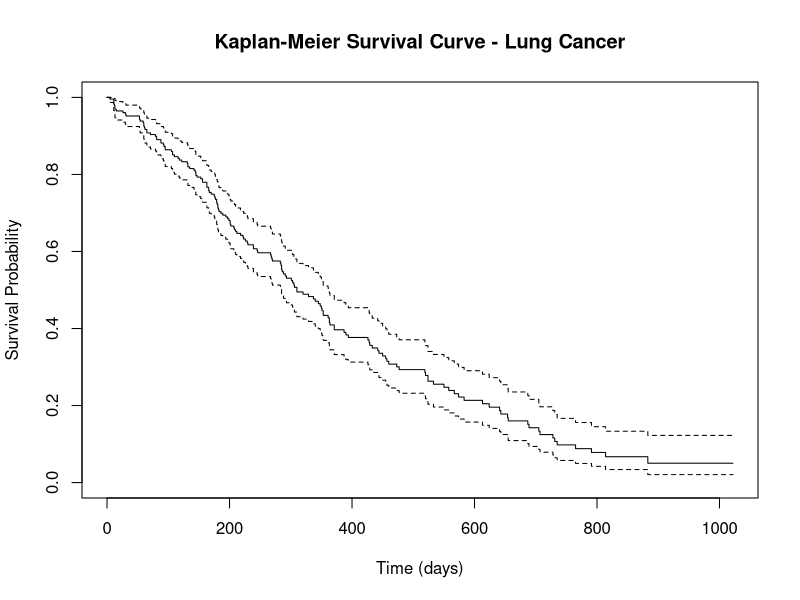
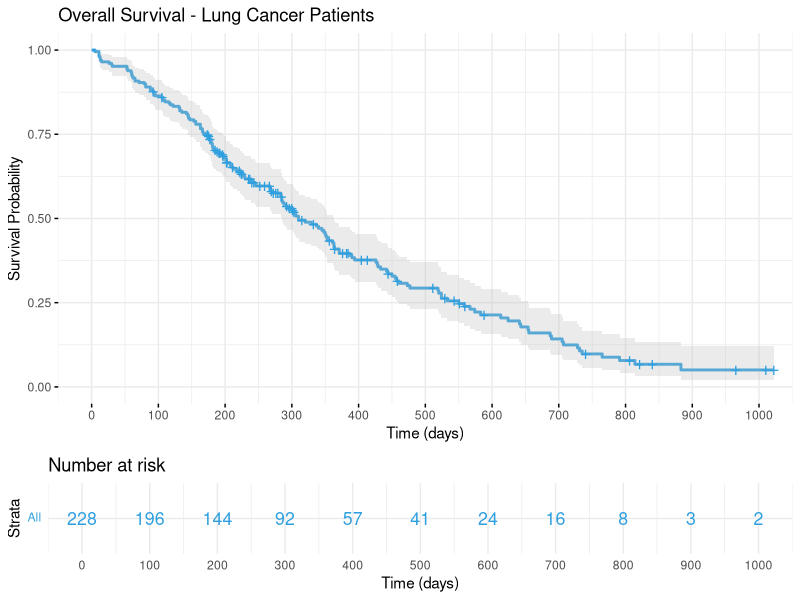
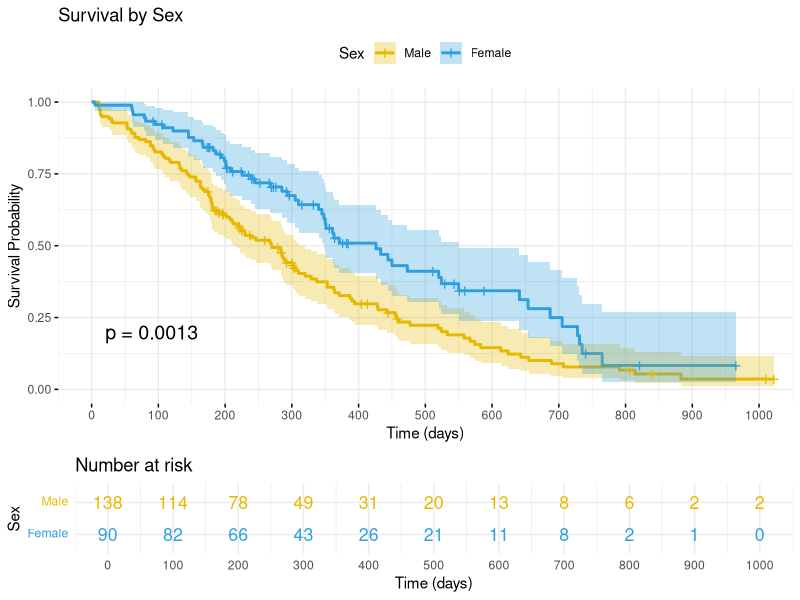

Generate these figures, in order, with R: (Note: this script raises an error after producing the figures.)
# Load required packages
# If not installed, run: install.packages(c("survival", "survminer"))
library(survival)
library(survminer)
library(dplyr)
library(ggplot2)

# ==============================================================================
# 1. LOAD AND EXPLORE THE DATA
# ==============================================================================

# We'll use the 'lung' dataset from the survival package
# This is a real dataset from the North Central Cancer Treatment Group
data(lung)

# View first few rows
head(lung)

# Check structure
str(lung)

# Summary statistics
summary(lung)

# Data description:
# inst: Institution code
# time: Survival time in days
# status: censoring status (1=censored, 2=dead)
# age: Age in years
# sex: Male=1, Female=2
# ph.ecog: ECOG performance score (0=good, 5=dead)
# ph.karno: Karnofsky performance score (0=bad, 100=good)
# pat.karno: Karnofsky performance score rated by patient
# meal.cal: Calories consumed at meals
# wt.loss: Weight loss in last six months

# Check for missing data
colSums(is.na(lung))

# ==============================================================================
# 2. DATA PREPARATION
# ==============================================================================

# Create a working dataset
lung_clean <- lung %>%
  # Recode status: survival package expects 0=censored, 1=event
  # Original data has 1=censored, 2=dead, so we subtract 1
  mutate(
    death = status - 1,  # 0 = censored, 1 = dead
    sex_f = factor(sex, levels = 1:2, labels = c("Male", "Female")),
    ph.ecog_f = factor(ph.ecog),
    age_group = cut(age, breaks = c(0, 60, 70, 100), 
                    labels = c("≤60", "61-70", ">70"))
  ) %>%
  # Remove rows with missing key variables
  filter(!is.na(time), !is.na(death), !is.na(sex))

# Check the cleaned data
dim(lung_clean)
summary(lung_clean)

# ==============================================================================
# 3. CREATE SURVIVAL OBJECT
# ==============================================================================

# The Surv() function creates a survival object
# Format: Surv(time, event)
surv_obj <- Surv(time = lung_clean$time, event = lung_clean$death)

# View first few survival objects
head(surv_obj)
# "+" indicates censored observations

# Summary of survival object
summary(surv_obj)

# ==============================================================================
# 4. KAPLAN-MEIER SURVIVAL CURVES
# ==============================================================================

# 4.1 Overall Survival Curve
# --------------------------

# Fit Kaplan-Meier survival curve
km_fit <- survfit(Surv(time, death) ~ 1, data = lung_clean)

# Print summary
print(km_fit)

# Detailed summary at specific time points
summary(km_fit, times = c(0, 100, 200, 300, 400, 500, 600, 700))

# Median survival time with confidence interval
print(km_fit)

# Basic plot
plot(km_fit, 
     xlab = "Time (days)", 
     ylab = "Survival Probability",
     main = "Kaplan-Meier Survival Curve - Lung Cancer",
     conf.int = TRUE)

# Enhanced plot using survminer
ggsurvplot(
  km_fit,
  data = lung_clean,
  conf.int = TRUE,
  risk.table = TRUE,
  risk.table.col = "strata",
  ggtheme = theme_minimal(),
  palette = "#2E9FDF",
  title = "Overall Survival - Lung Cancer Patients",
  xlab = "Time (days)",
  ylab = "Survival Probability",
  break.time.by = 100,
  legend = "none"
)

# 4.2 Survival by Sex
# -------------------

# Fit KM curves stratified by sex
km_sex <- survfit(Surv(time, death) ~ sex_f, data = lung_clean)

# Print summary
print(km_sex)

# Summary at specific times
summary(km_sex, times = c(100, 200, 300, 400, 500))

# Enhanced plot
ggsurvplot(
  km_sex,
  data = lung_clean,
  conf.int = TRUE,
  pval = TRUE,              # Add log-rank p-value
  risk.table = TRUE,
  risk.table.col = "strata",
  legend.labs = c("Male", "Female"),
  legend.title = "Sex",
  palette = c("#E7B800", "#2E9FDF"),
  title = "Survival by Sex",
  xlab = "Time (days)",
  ylab = "Survival Probability",
  break.time.by = 100,
  ggtheme = theme_minimal()
)

# 4.3 Survival by Age Group
# --------------------------

# Remove missing age groups
lung_age <- lung_clean %>% filter(!is.na(age_group))

# Fit KM curves stratified by age group
km_age <- survfit(Surv(time, death) ~ age_group, data = lung_age)

# Print summary
print(km_age)

# Enhanced plot
ggsurvplot(
  km_age,
  data = lung_age,
  conf.int = TRUE,
  pval = TRUE,
  risk.table = TRUE,
  legend.labs = c("≤60 years", "61-70 years", ">70 years"),
  legend.title = "Age Group",
  palette = c("#00BA38", "#619CFF", "#F8766D"),
  title = "Survival by Age Group",
  xlab = "Time (days)",
  ylab = "Survival Probability",
  break.time.by = 100,
  ggtheme = theme_minimal()
)



# ==============================================================================
# 5. LOG-RANK TEST
# ==============================================================================

# 5.1 Compare Survival by Sex
# ----------------------------

# Perform log-rank test
logrank_sex <- survdiff(Surv(time, death) ~ sex_f, data = lung_clean)

# Print results
print(logrank_sex)

# Interpretation:
# - Chi-square statistic
# - Degrees of freedom
# - P-value
# - Observed vs Expected events in each group

# 5.2 Compare Survival by Age Group
# ----------------------------------

logrank_age <- survdiff(Surv(time, death) ~ age_group, data = lung_age)
print(logrank_age)


# 5.4 Pairwise Comparisons
# -------------------------

# For age groups, perform pairwise log-rank tests
pairwise_survdiff(Surv(time, death) ~ age_group, 
                  data = lung_age,
                  p.adjust.method = "bonferroni")

# ==============================================================================
# 6. COX PROPORTIONAL HAZARDS MODEL
# ==============================================================================

# 6.1 Univariable Cox Models
# ---------------------------

# Sex
cox_sex <- coxph(Surv(time, death) ~ sex_f, data = lung_clean)
summary(cox_sex)

# Age (continuous)
cox_age <- coxph(Surv(time, death) ~ age, data = lung_clean)
summary(cox_age)

# ECOG performance score
cox_ecog <- coxph(Surv(time, death) ~ ph.ecog, data = lung_clean)
summary(cox_ecog)

# Extract and display hazard ratios with CIs
# For sex
exp(coef(cox_sex))  # Hazard ratio
exp(confint(cox_sex))  # 95% CI

# 6.2 Multivariable Cox Model
# ----------------------------

# Prepare data without missing values for key variables
lung_complete <- lung_clean %>%
  filter(!is.na(age), !is.na(sex_f), !is.na(ph.ecog), !is.na(ph.karno))

# Fit multivariable model
cox_multi <- coxph(Surv(time, death) ~ age + sex_f + ph.ecog + ph.karno, 
                   data = lung_complete)

# Full summary
summary(cox_multi)

# Key components in summary:
# - Coefficients (log hazard ratios)
# - Hazard ratios (exp(coef))
# - 95% confidence intervals
# - P-values
# - Concordance index (C-index)
# - Likelihood ratio test, Wald test, Score test

# Extract hazard ratios and 95% CIs
hr_table <- data.frame(
  Variable = names(coef(cox_multi)),
  HR = exp(coef(cox_multi)),
  Lower_CI = exp(confint(cox_multi))[,1],
  Upper_CI = exp(confint(cox_multi))[,2],
  P_value = summary(cox_multi)$coefficients[,5]
)
print(hr_table)

# 6.3 Model with Interaction
# ---------------------------

# Test interaction between sex and ECOG score
cox_interaction <- coxph(Surv(time, death) ~ age + sex_f * ph.ecog + ph.karno, 
                         data = lung_complete)
summary(cox_interaction)

# Compare models using likelihood ratio test
anova(cox_multi, cox_interaction)

# ==============================================================================
# 7. INTERPRETING HAZARD RATIOS
# ==============================================================================

# Extract and interpret key hazard ratios from multivariable model

# 7.1 Sex Effect
# --------------
hr_sex <- exp(coef(cox_multi)["sex_fFemale"])
ci_sex <- exp(confint(cox_multi)["sex_fFemale",])

hr_sex
ci_sex

cat("\nSex (Female vs Male):\n")
cat("Hazard Ratio:", round(hr_sex, 3), "\n")
cat("95% CI:", round(ci_sex[1], 3), "-", round(ci_sex[2], 3), "\n")
cat("Interpretation: Females have", round((1-hr_sex)*100, 1), 
    "% lower hazard of death compared to males.\n")

# 7.2 Age Effect
# --------------
hr_age <- exp(coef(cox_multi)["age"])
hr_age_10 <- exp(coef(cox_multi)["age"] * 10)

cat("\nAge (per year):\n")
cat("Hazard Ratio:", round(hr_age, 3), "\n")
cat("Per 10 years:", round(hr_age_10, 3), "\n")
cat("Interpretation: Each additional year of age increases hazard by", 
    round((hr_age-1)*100, 2), "%.\n")
cat("A 10-year age difference corresponds to", 
    round((hr_age_10-1)*100, 1), "% increase in hazard.\n")

# 7.3 ECOG Score Effect
# ----------------------
hr_ecog <- exp(coef(cox_multi)["ph.ecog"])

cat("\nECOG Performance Score (per unit increase):\n")
cat("Hazard Ratio:", round(hr_ecog, 3), "\n")
cat("Interpretation: Each unit increase in ECOG score (worse performance)",
    "\nincreases hazard by", round((hr_ecog-1)*100, 1), "%.\n")

# ==============================================================================
# 8. MODEL DIAGNOSTICS
# ==============================================================================

# 8.1 Test Proportional Hazards Assumption
# -----------------------------------------

# Global test and individual tests for each covariate
ph_test <- cox.zph(cox_multi)
print(ph_test)

# Plot Schoenfeld residuals

# use ggcoxzph from survminer
ggcoxzph(ph_test)

# 8.2 Check Influential Observations
# -----------------------------------

# Plot dfbeta values (change in coefficient if observation removed)
ggcoxdiagnostics(cox_multi, type = "dfbeta",
                 linear.predictions = FALSE,
                 ggtheme = theme_minimal())

# 8.3 Check Linearity for Continuous Variables
# ---------------------------------------------

# Martingale residuals for age
ggcoxfunctional(Surv(time, death) ~ age + log(age) + sqrt(age), 
                data = lung_complete)

# ==============================================================================
# 9. VISUALIZING COX MODEL RESULTS
# ==============================================================================

# 9.1 Forest Plot
# ---------------

ggforest(cox_multi, data = lung_complete,
         main = "Hazard Ratios from Multivariable Cox Model",
         fontsize = 0.8)

# 9.2 Survival Curves from Cox Model
# -----------------------------------

# Plot adjusted survival curves for males vs females
# (adjusted for mean values of other covariates)
cox_sex_adjusted <- coxph(Surv(time, death) ~ sex_f + age + ph.ecog + ph.karno,
                          data = lung_complete)

# Create data for plotting
new_data <- data.frame(
  sex_f = factor(c("Male", "Female"), levels = c("Male", "Female")),
  age = rep(mean(lung_complete$age, na.rm = TRUE), 2),
  ph.ecog = rep(mean(lung_complete$ph.ecog, na.rm = TRUE), 2),
  ph.karno = rep(mean(lung_complete$ph.karno, na.rm = TRUE), 2)
)

# Predict survival curves
fit_adjusted <- survfit(cox_sex_adjusted, newdata = new_data)

# Plot
ggsurvplot(fit_adjusted, 
           data = lung_complete,
           conf.int = TRUE,
           legend.labs = c("Male (adjusted)", "Female (adjusted)"),
           legend.title = "Sex",
           palette = c("#E7B800", "#2E9FDF"),
           title = "Adjusted Survival Curves by Sex",
           subtitle = "Adjusted for age, ECOG, and Karnofsky score",
           xlab = "Time (days)",
           ylab = "Survival Probability",
           ggtheme = theme_minimal())

# ==============================================================================
# 10. ADDITIONAL ANALYSES
# ==============================================================================

# 10.1 Stratified Cox Model
# --------------------------

# If proportional hazards violated for a variable, stratify by it
# Example: stratify by institution
cox_stratified <- coxph(Surv(time, death) ~ age + sex_f + ph.ecog + 
                          strata(inst), 
                        data = lung_complete)
summary(cox_stratified)

# 10.2 Time-Dependent Coefficients
# ---------------------------------

# If proportional hazards violated, can model time-varying effect
# Example: interaction with time for sex
cox_time_varying <- coxph(Surv(time, death) ~ age + sex_f + ph.ecog + 
                            ph.karno + sex_f:time,
                          data = lung_complete)
summary(cox_time_varying)

# 10.3 Prediction
# ---------------

# Calculate risk scores for new patients
new_patients <- data.frame(
  age = c(50, 65, 75),
  sex_f = factor(c("Male", "Female", "Male"), levels = c("Male", "Female")),
  ph.ecog = c(0, 1, 2),
  ph.karno = c(90, 80, 70)
)

# Predict risk scores (linear predictor)
risk_scores <- predict(cox_multi, newdata = new_patients, type = "lp")
cat("\nRisk Scores (higher = worse prognosis):\n")
print(data.frame(new_patients, Risk_Score = risk_scores))

# Predict survival probabilities at specific times
surv_probs <- summary(survfit(cox_multi, newdata = new_patients), 
                      times = c(180, 365))
cat("\nPredicted Survival Probabilities:\n")
print(surv_probs)

# ==============================================================================
# 11. REPORTING RESULTS
# ==============================================================================

# Create a comprehensive results table
results_table <- data.frame(
  Characteristic = c("Age (per year)", "Sex (Female vs Male)", 
                     "ECOG Score", "Karnofsky Score"),
  N_Events = c(nrow(lung_complete), nrow(lung_complete), 
               nrow(lung_complete), nrow(lung_complete)),
  HR = round(exp(coef(cox_multi)), 3),
  CI_Lower = round(exp(confint(cox_multi))[,1], 3),
  CI_Upper = round(exp(confint(cox_multi))[,2], 3),
  P_Value = round(summary(cox_multi)$coefficients[,5], 4)
)

# Format for publication
results_table$HR_CI <- paste0(results_table$HR, " (", 
                              results_table$CI_Lower, "-", 
                              results_table$CI_Upper, ")")

# Final table
final_table <- results_table[, c("Characteristic", "HR_CI", "P_Value")]
print(final_table)

# ==============================================================================
# 12. SUMMARY STATISTICS
# ==============================================================================

cat("Total patients:", nrow(lung_complete), "\n")
cat("Total deaths:", sum(lung_complete$death), "\n")
cat("Median follow-up (days):", median(lung_complete$time), "\n")
cat("Median survival (days):", 
    survfit(Surv(time, death) ~ 1, data = lung_complete)$median, "\n")

# By sex
cat("\n--- By Sex ---\n")
lung_complete %>%
  group_by(sex_f) %>%
  summarise(
    N = n(),
    Deaths = sum(death),
    Median_Survival = median(time),
    Mean_Age = round(mean(age), 1)
  ) %>%
  print()
